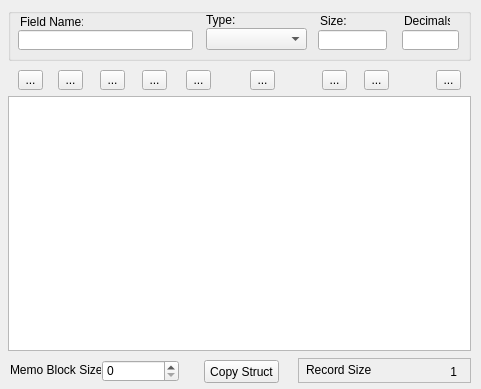
<?xml version="1.0" encoding="UTF-8"?>
<ui version="4.0">
 <class>FormStruct</class>
 <widget class="QWidget" name="FormStruct">
  <property name="geometry">
   <rect>
    <x>0</x>
    <y>0</y>
    <width>481</width>
    <height>389</height>
   </rect>
  </property>
  <property name="windowTitle">
   <string>Structure</string>
  </property>
  <widget class="QGroupBox" name="groupBox">
   <property name="geometry">
    <rect>
     <x>8</x>
     <y>8</y>
     <width>463</width>
     <height>53</height>
    </rect>
   </property>
   <property name="title">
    <string/>
   </property>
   <widget class="QLabel" name="label">
    <property name="geometry">
     <rect>
      <x>12</x>
      <y>6</y>
      <width>63</width>
      <height>16</height>
     </rect>
    </property>
    <property name="text">
     <string>Field Name:</string>
    </property>
   </widget>
   <widget class="QLineEdit" name="editName">
    <property name="geometry">
     <rect>
      <x>10</x>
      <y>22</y>
      <width>175</width>
      <height>20</height>
     </rect>
    </property>
   </widget>
   <widget class="QLabel" name="label_2">
    <property name="geometry">
     <rect>
      <x>198</x>
      <y>4</y>
      <width>73</width>
      <height>16</height>
     </rect>
    </property>
    <property name="text">
     <string>Type:</string>
    </property>
   </widget>
   <widget class="QComboBox" name="comboType">
    <property name="geometry">
     <rect>
      <x>198</x>
      <y>20</y>
      <width>101</width>
      <height>22</height>
     </rect>
    </property>
   </widget>
   <widget class="QLineEdit" name="editSize">
    <property name="geometry">
     <rect>
      <x>310</x>
      <y>22</y>
      <width>69</width>
      <height>20</height>
     </rect>
    </property>
   </widget>
   <widget class="QLabel" name="label_3">
    <property name="geometry">
     <rect>
      <x>312</x>
      <y>6</y>
      <width>46</width>
      <height>14</height>
     </rect>
    </property>
    <property name="text">
     <string>Size:</string>
    </property>
   </widget>
   <widget class="QLabel" name="label_4">
    <property name="geometry">
     <rect>
      <x>396</x>
      <y>6</y>
      <width>46</width>
      <height>14</height>
     </rect>
    </property>
    <property name="text">
     <string>Decimals:</string>
    </property>
   </widget>
   <widget class="QLineEdit" name="editDec">
    <property name="geometry">
     <rect>
      <x>394</x>
      <y>22</y>
      <width>57</width>
      <height>20</height>
     </rect>
    </property>
   </widget>
  </widget>
  <widget class="QTableWidget" name="tableFields">
   <property name="geometry">
    <rect>
     <x>8</x>
     <y>96</y>
     <width>463</width>
     <height>255</height>
    </rect>
   </property>
  </widget>
  <widget class="QToolButton" name="buttonAdd">
   <property name="geometry">
    <rect>
     <x>18</x>
     <y>70</y>
     <width>25</width>
     <height>20</height>
    </rect>
   </property>
   <property name="text">
    <string>...</string>
   </property>
  </widget>
  <widget class="QToolButton" name="buttonModify">
   <property name="geometry">
    <rect>
     <x>58</x>
     <y>70</y>
     <width>25</width>
     <height>20</height>
    </rect>
   </property>
   <property name="text">
    <string>...</string>
   </property>
  </widget>
  <widget class="QToolButton" name="buttonDel">
   <property name="geometry">
    <rect>
     <x>100</x>
     <y>70</y>
     <width>25</width>
     <height>20</height>
    </rect>
   </property>
   <property name="text">
    <string>...</string>
   </property>
  </widget>
  <widget class="QToolButton" name="buttonPrint">
   <property name="geometry">
    <rect>
     <x>186</x>
     <y>70</y>
     <width>25</width>
     <height>20</height>
    </rect>
   </property>
   <property name="text">
    <string>...</string>
   </property>
  </widget>
  <widget class="QToolButton" name="buttonClose">
   <property name="geometry">
    <rect>
     <x>436</x>
     <y>70</y>
     <width>25</width>
     <height>20</height>
    </rect>
   </property>
   <property name="text">
    <string>...</string>
   </property>
  </widget>
  <widget class="QToolButton" name="buttonExec">
   <property name="geometry">
    <rect>
     <x>250</x>
     <y>70</y>
     <width>25</width>
     <height>20</height>
    </rect>
   </property>
   <property name="text">
    <string>...</string>
   </property>
  </widget>
  <widget class="QToolButton" name="buttonDelAll">
   <property name="geometry">
    <rect>
     <x>142</x>
     <y>70</y>
     <width>25</width>
     <height>20</height>
    </rect>
   </property>
   <property name="text">
    <string>...</string>
   </property>
  </widget>
  <widget class="QToolButton" name="buttonDown">
   <property name="geometry">
    <rect>
     <x>322</x>
     <y>70</y>
     <width>25</width>
     <height>20</height>
    </rect>
   </property>
   <property name="text">
    <string>...</string>
   </property>
  </widget>
  <widget class="QToolButton" name="buttonUp">
   <property name="geometry">
    <rect>
     <x>364</x>
     <y>70</y>
     <width>25</width>
     <height>20</height>
    </rect>
   </property>
   <property name="text">
    <string>...</string>
   </property>
  </widget>
  <widget class="QLabel" name="label_5">
   <property name="geometry">
    <rect>
     <x>10</x>
     <y>362</y>
     <width>91</width>
     <height>16</height>
    </rect>
   </property>
   <property name="text">
    <string>Memo Block Size:</string>
   </property>
  </widget>
  <widget class="QFrame" name="frame">
   <property name="geometry">
    <rect>
     <x>298</x>
     <y>358</y>
     <width>173</width>
     <height>25</height>
    </rect>
   </property>
   <property name="frameShape">
    <enum>QFrame::StyledPanel</enum>
   </property>
   <property name="frameShadow">
    <enum>QFrame::Raised</enum>
   </property>
   <widget class="QLabel" name="label_6">
    <property name="geometry">
     <rect>
      <x>8</x>
      <y>4</y>
      <width>65</width>
      <height>16</height>
     </rect>
    </property>
    <property name="text">
     <string>Record Size:</string>
    </property>
   </widget>
   <widget class="QLabel" name="labelRecSize">
    <property name="geometry">
     <rect>
      <x>98</x>
      <y>6</y>
      <width>61</width>
      <height>16</height>
     </rect>
    </property>
    <property name="text">
     <string>1</string>
    </property>
    <property name="alignment">
     <set>Qt::AlignRight|Qt::AlignTrailing|Qt::AlignVCenter</set>
    </property>
   </widget>
  </widget>
  <widget class="QSpinBox" name="spinMemoSize">
   <property name="geometry">
    <rect>
     <x>102</x>
     <y>360</y>
     <width>77</width>
     <height>22</height>
    </rect>
   </property>
  </widget>
  <widget class="QPushButton" name="buttonCopyStruct">
   <property name="geometry">
    <rect>
     <x>204</x>
     <y>360</y>
     <width>75</width>
     <height>23</height>
    </rect>
   </property>
   <property name="text">
    <string>Copy Struct</string>
   </property>
  </widget>
 </widget>
 <resources/>
 <connections/>
</ui>
